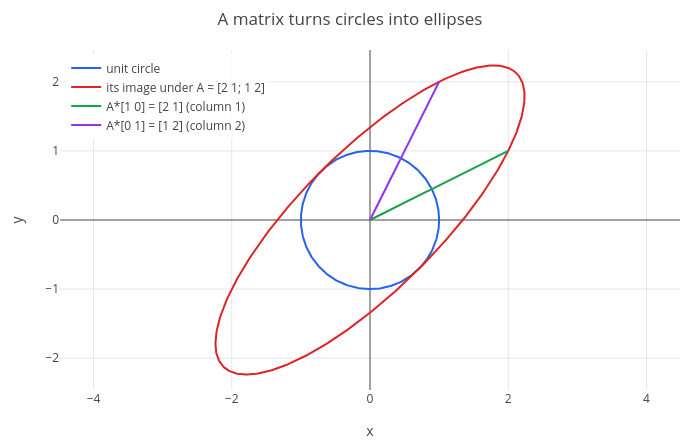

The cell this chart's notebook holds for it:
### Markdown cell above
The plot shows the unit circle (blue) and its image, an ellipse (red), with the images of the two unit arrows. Axes:
the two coordinates of the plane. `parametric(X, Y, t, 0, 2*pi)` draws the point $(X, Y)$ for $t$ from 0 to $2\pi$:

### Code cell
p = show(parametric(cos(t), sin(t), t, 0, 2*pi), parametric(w(1), w(2), t, 0, 2*pi), parametric(2*s, s, s, 0, 1), parametric(s, 2*s, s, 0, 1));
p = legend(p, "unit circle", "its image under A = [2 1; 1 2]", "A*[1 0] = [2 1] (column 1)", "A*[0 1] = [1 2] (column 2)");
labels(title(p, "A matrix turns circles into ellipses"), "x", "y")

### Figure 1 — Plotly figure (JSON) as saved in the notebook; plotly's stock layout.template omitted (floating-point values rounded to 4 significant figures; data arrays with more than 128 entries replaced by an {"elided": "..."} marker saying what was removed)
{"data": [{"line": {"color": "#2563eb", "width": 2}, "mode": "lines", "name": "unit circle", "type": "scatter", "x": {"elided": "402 float values"}, "y": {"elided": "402 float values"}}, {"line": {"color": "#dc2626", "width": 2}, "mode": "lines", "name": "its image under A = [2 1; 1 2]", "type": "scatter", "x": {"elided": "402 float values"}, "y": {"elided": "402 float values"}}, {"line": {"color": "#16a34a", "width": 2}, "mode": "lines", "name": "A*[1 0] = [2 1] (column 1)", "type": "scatter", "x": {"elided": "402 float values"}, "y": {"elided": "402 float values"}}, {"line": {"color": "#9333ea", "width": 2}, "mode": "lines", "name": "A*[0 1] = [1 2] (column 2)", "type": "scatter", "x": {"elided": "402 float values"}, "y": {"elided": "402 float values"}}], "layout": {"height": 440, "legend": {"bgcolor": "rgba(255,255,255,0.8)", "x": 0.01, "xanchor": "left", "y": 0.99, "yanchor": "top"}, "margin": {"b": 50, "l": 60, "r": 20, "t": 50}, "showlegend": true, "title": {"text": "A matrix turns circles into ellipses"}, "width": 700, "xaxis": {"title": {"text": "x"}, "zeroline": true}, "yaxis": {"range": [-2.46, 2.46], "scaleanchor": "x", "scaleratio": 1, "title": {"text": "y"}, "zeroline": true}}}
